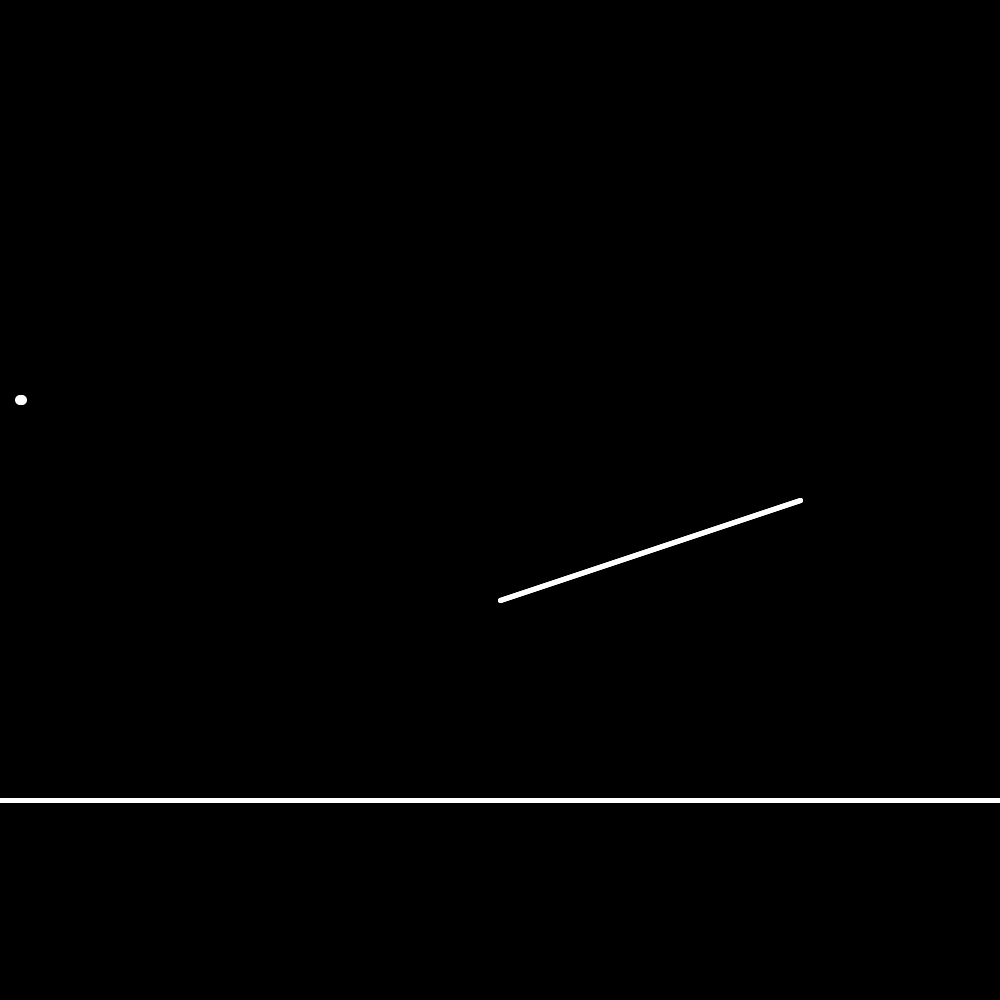
Frame 1 (no input)
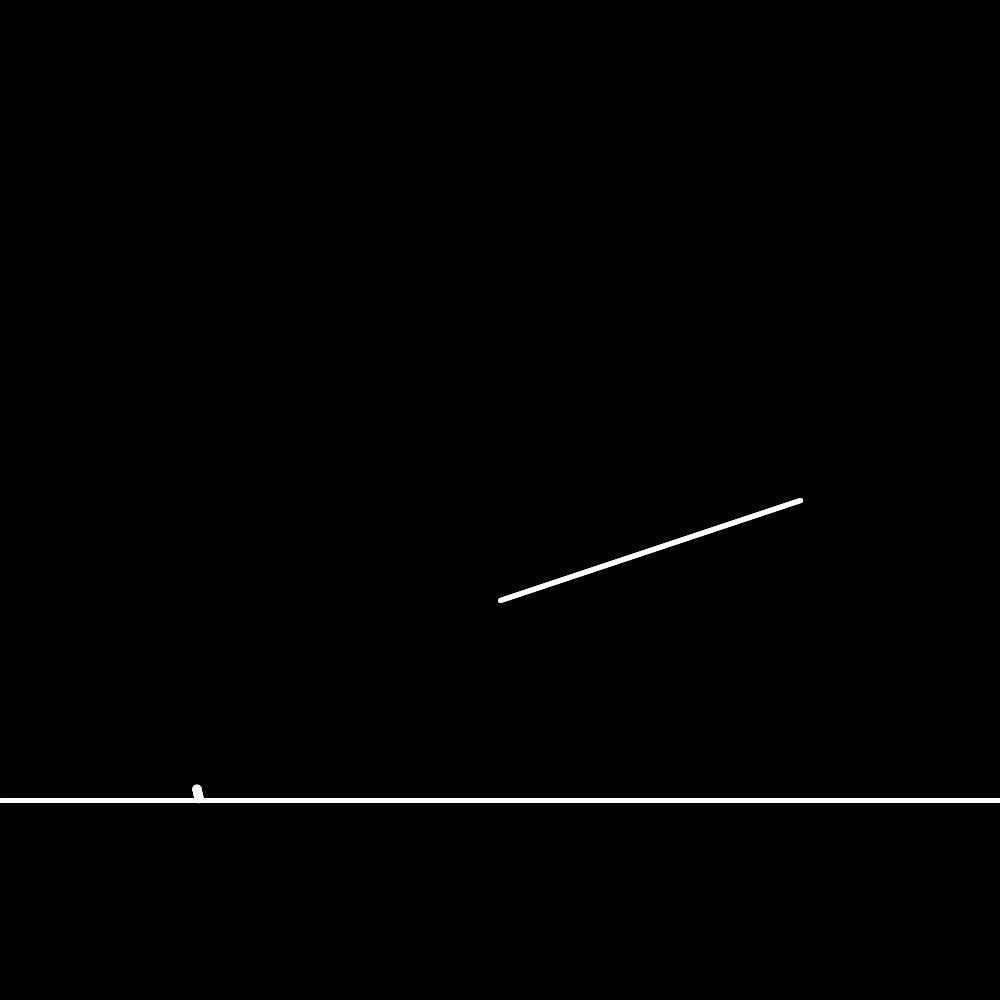
Frame 60 (the mouse pressed at the canvas centre just before this capture)
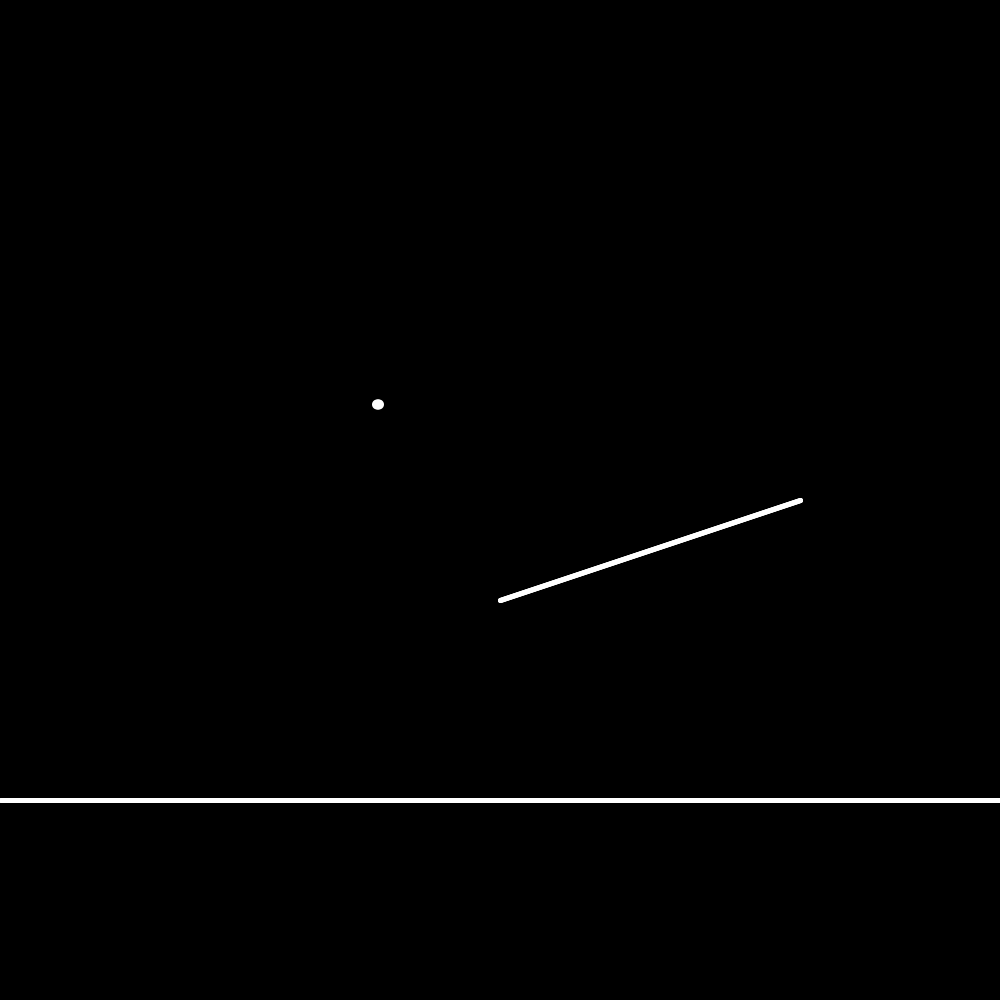
Frame 120 (the mouse held since frame 60 and released just before this capture)

The Processing sketch that drew these frames (run headless with seeded random() and noise(); from frame 60 on, the mouse is pressed at the canvas centre):

// Processing sketch: basketball
// ── basketball.pde
/*
    Basketball, a 2D physics simulator.
    Copyright (C) 2020  Nathaniel Choe

    This program is free software: you can redistribute it and/or modify
    it under the terms of the GNU General Public License as published by
    the Free Software Foundation, either version 3 of the License, or
    (at your option) any later version.

    This program is distributed in the hope that it will be useful,
    but WITHOUT ANY WARRANTY; without even the implied warranty of
    MERCHANTABILITY or FITNESS FOR A PARTICULAR PURPOSE.  See the
    GNU General Public License for more details.

    You should have received a copy of the GNU General Public License
    along with this program.  If not, see <https://www.gnu.org/licenses/>.
*/

Ball ball;
Collider collider;

int startX;
int startY;

void setup() {
	size(1000, 1000);
	ball = new Ball(color(255), 20, 400, 1, 0);
	collider = new Line(500, 600, 800, 500);
}

void draw() {
	background(0);
	stroke(255);
	strokeWeight(5);
	line(0, 800, 1000, 800);
	for (int i = 0; i < 3; i++) {
		ball.draw();
		collider.draw();
	}


}

void mousePressed() {
	startX = mouseX;
	startY = mouseY;
}

void mouseReleased() {
	ball = new Ball(color(255), startX, startY, (mouseX - startX) / 20, (mouseY - startY) / 20);
}

void keyPressed() {
	println();
}

// ── Ball.pde
/*
    Basketball, a 2D physics simulator.
    Copyright (C) 2020  Nathaniel Choe

    This program is free software: you can redistribute it and/or modify
    it under the terms of the GNU General Public License as published by
    the Free Software Foundation, either version 3 of the License, or
    (at your option) any later version.

    This program is distributed in the hope that it will be useful,
    but WITHOUT ANY WARRANTY; without even the implied warranty of
    MERCHANTABILITY or FITNESS FOR A PARTICULAR PURPOSE.  See the
    GNU General Public License for more details.

    You should have received a copy of the GNU General Public License
    along with this program.  If not, see <https://www.gnu.org/licenses/>.
*/

double vectorToAngle(float x, float y) {
	double angle = PI * 3 / 2;
	if (x == 0) {
		if (y > 0) {
			angle = PI * 3 / 2;
		}
		if (y < 0) {
			angle = PI / 2;
		}
	}
	else {
		angle = Math.atan(y / x);
		angle += TWO_PI;
		if (x < 0) {
			angle += PI;
		}
		angle %= TWO_PI;
	}
	return angle;
}

class Ball {
	float x;
	float y;
	float xSpeed;
	float ySpeed;
	float gravity;
	color ballColor;
	int collisionCooldown;
	
	Ball(color c, float xx, float yy, float xS, float yS) {
		x = xx;
		y = yy;
		xSpeed = xS;
		ySpeed = yS;
		gravity = 0.025;
		ballColor = c;
		collisionCooldown = 0;
	}
	
	Ball(color c, float xx, float yy, float xS, float yS, float gg) {
		this(c, xx, yy, xS, yS);
		gravity = gg;
	}
	
	void draw() {
		fill(ballColor);
		noStroke();
		ellipse(x, y, 10, 10);
		Collider collided = colliding(x, y);
		if (collided != null && collisionCooldown == 0) {
			double angle = vectorToAngle(xSpeed, ySpeed);
			double newAngle = (collider.bounceAngle(x, y, angle) + TWO_PI) % TWO_PI;
			println(angle + " " + newAngle);
			double energy = sqrt(pow(xSpeed, 2) + pow(ySpeed, 2));
			ySpeed = (float) (Math.cos(newAngle) * energy) * 0.8;
			xSpeed = (float) (Math.sin(newAngle) * energy) * 0.8;
			collisionCooldown = 2;
		}
		collisionCooldown = max(collisionCooldown - 1, 0);
		x += xSpeed;
		y += ySpeed;
		if (y >= 800) ySpeed *= -1;
		ySpeed += gravity;
	}
}

// ── Collision.pde
/*
    Basketball, a 2D physics simulator.
    Copyright (C) 2020  Nathaniel Choe

    This program is free software: you can redistribute it and/or modify
    it under the terms of the GNU General Public License as published by
    the Free Software Foundation, either version 3 of the License, or
    (at your option) any later version.

    This program is distributed in the hope that it will be useful,
    but WITHOUT ANY WARRANTY; without even the implied warranty of
    MERCHANTABILITY or FITNESS FOR A PARTICULAR PURPOSE.  See the
    GNU General Public License for more details.

    You should have received a copy of the GNU General Public License
    along with this program.  If not, see <https://www.gnu.org/licenses/>.
*/

Collider colliding(float x, float y) {
	if (collider.colliding(x, y)) {
		return collider;
	}
	return null;
}

float pow(double n, int p) {
	float product = 1;
	for (int i = 0; i < p; i++) product *= n;
	return product;
}

float pow(float n, int p) {
	float product = 1;
	for (int i = 0; i < p; i++) product *= n;
	return product;
}

double distance(float x1, float y1, float x2, float y2) {
	return sqrt(pow(x1-x2, 2) + pow(y1-y2, 2));
}

abstract class Collider {
	double bounceAngle(float x, float y, double strikeAngle) {return 0;}
	boolean colliding(float x, float y) {return false;}
	void draw() {}
}

class Line extends Collider {
	float x1,y1,x2,y2;
	Line(float x_1, float y_1, float x_2, float y_2) {
		x1 = x_1;
		y1 = y_1;
		x2 = x_2;
		y2 = y_2;
	}
	
	boolean colliding(float x, float y) {
		double dist = distance(x1, y1, x2, y2);
		double dist1 = distance(x, y, x1, y1);
		double dist2 = distance(x, y, x2, y2); 
		float a1 = acos((pow(dist2, 2) - pow(dist, 2) - pow(dist1, 2))/((float) (2*dist*dist1)));
		double dist3 = sin(a1) * dist1;
		float a2 = acos((pow(dist1, 2) - pow(dist, 2) - pow(dist2, 2))/((float) (-2*dist*dist2)));
		if (a1 > PI/2 && a2 < PI/2) {
			return dist3 < 10;
		}
		return ((dist1 < dist2)? dist1:dist2) < 10;
	}
	
	double bounceAngle(float x, float y, double strikeAngle) {
		double lineAngle = vectorToAngle(x2 - x1, y2 - y1);
		return 2*strikeAngle	- lineAngle;//In this form it makes no sense, it would really be lineAngle+(strikeAngle-lineAngle)+(strikeAngle-lineAngle)=strikeAngle * 2 - lineAngle.
	}
	
	void draw() {
		stroke(255);
		strokeWeight(5);
		line(x1, y1, x2, y2);
	}
}
